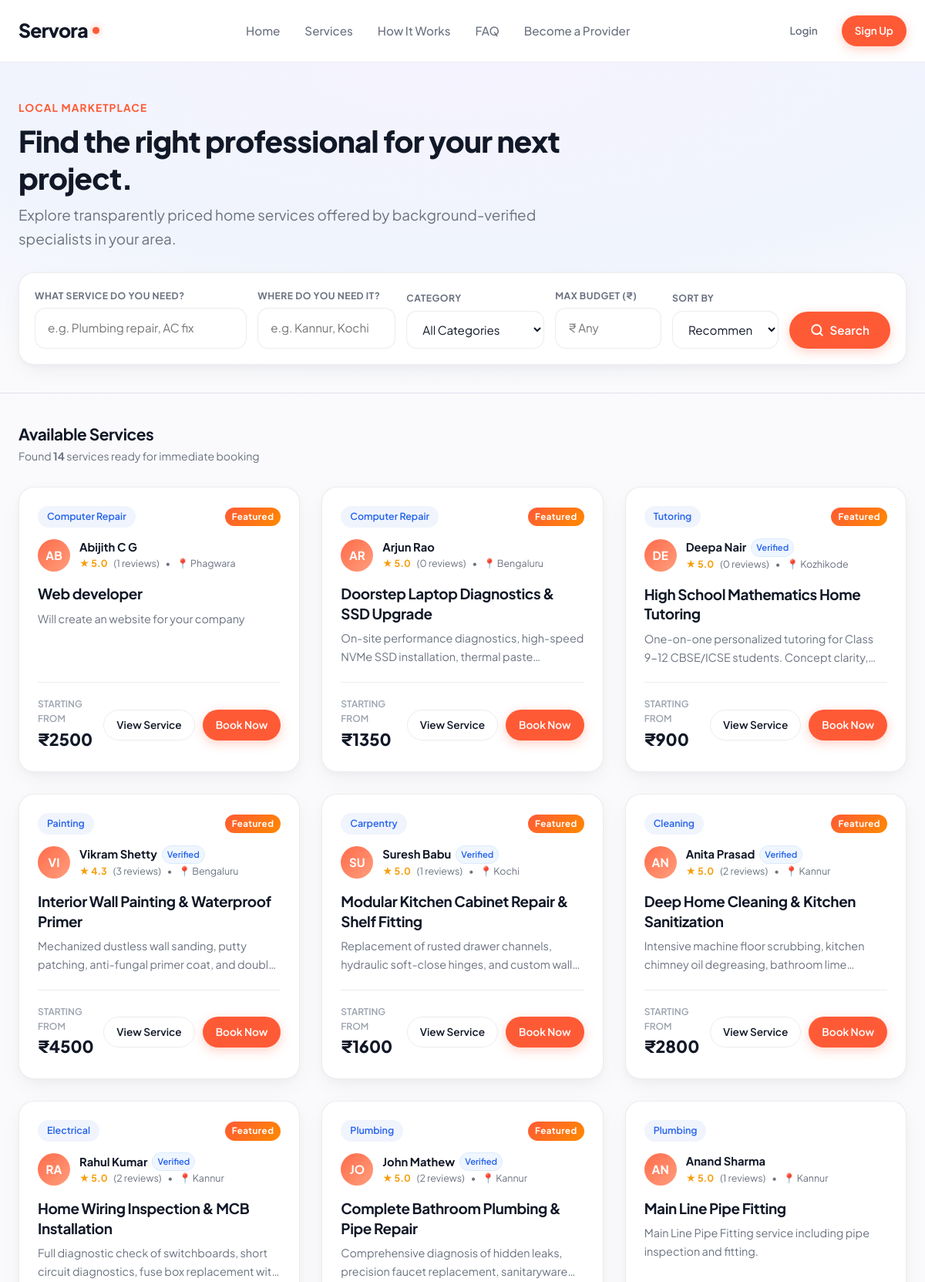
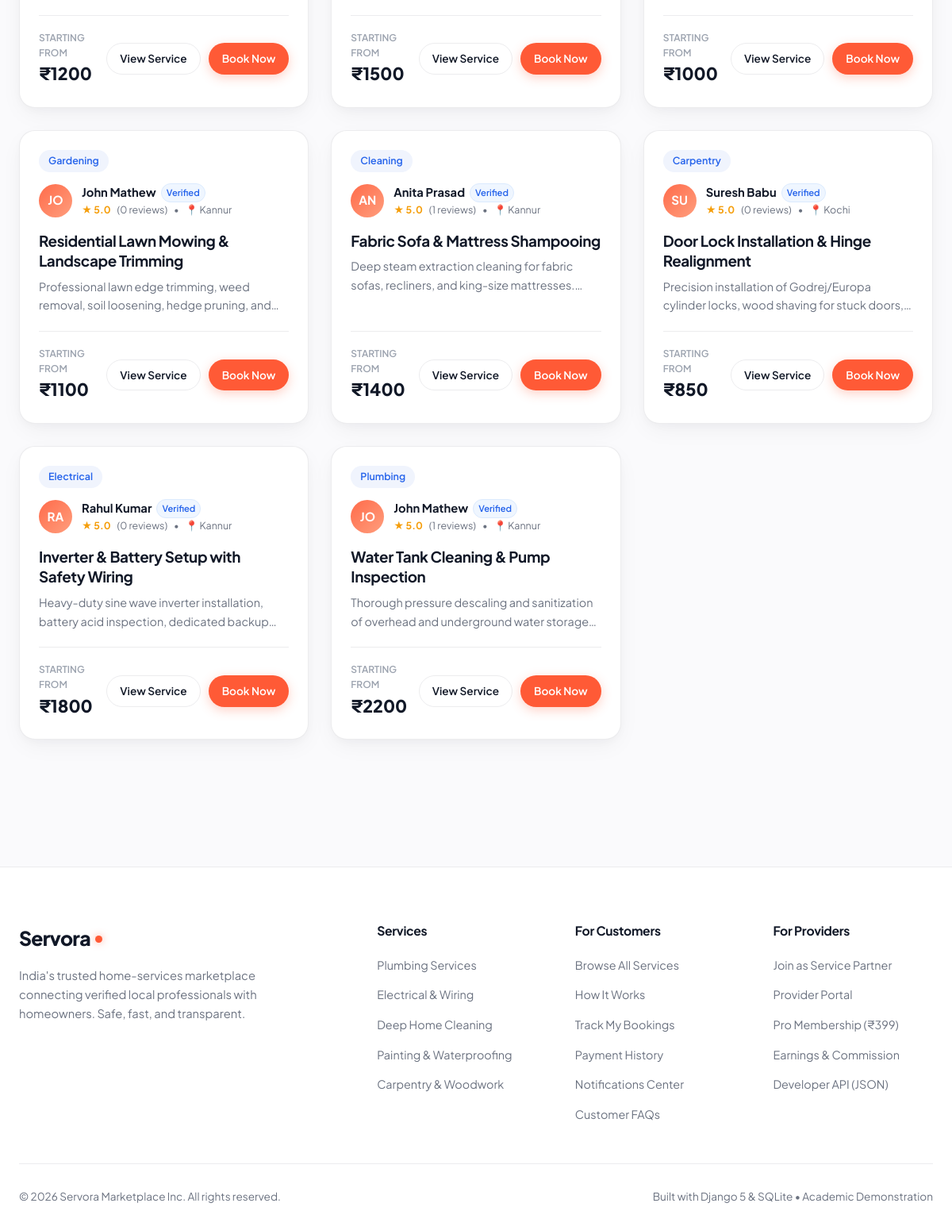
The app's page /search/ with its own data (2 pictures, top to bottom).
### services/models.py (models this page shows, shortened)
class Service(models.Model):
    provider = models.ForeignKey(UserProfile, on_delete=models.CASCADE, related_name='services')
    category = models.ForeignKey(Category, on_delete=models.CASCADE, related_name='services')
    title = models.CharField(max_length=200)
    slug = models.SlugField(max_length=220, unique=True, blank=True)
    description = models.TextField()
    price = models.DecimalField(max_digits=10, decimal_places=2, help_text="Starting price in INR (₹)")
    duration_estimate = models.CharField(max_length=100, default='1-2 hours')
    location = models.CharField(max_length=120, default='Kannur')
    image = models.ImageField(upload_to='services/', blank=True, null=True)
    is_active = models.BooleanField(default=True)
    is_featured = models.BooleanField(default=False)
    created_at = models.DateTimeField(auto_now_add=True)
    updated_at = models.DateTimeField(auto_now=True)
    class Meta:
        ordering = ['-is_featured', '-created_at']
    @property
    def average_rating(self):
        reviews = self.reviews.all()
        if reviews.exists():
            return round(sum(r.rating for r in reviews) / reviews.count(), 1)
        return 5.0
    @property
    def reviews_count(self):
        return self.reviews.count()

class Category(models.Model):
    name = models.CharField(max_length=100, unique=True)
    slug = models.SlugField(max_length=120, unique=True, blank=True)
    icon_name = models.CharField(
        max_length=50,
        default='wrench',
        help_text="Icon identifier (e.g. spark, wrench, zap, paint, hammer, leaf)"
    )
    description = models.TextField(blank=True, default='')
    order = models.PositiveIntegerField(default=0)
    class Meta:
        verbose_name_plural = "Categories"
        ordering = ['order', 'name']

class Review(models.Model):
    RATING_CHOICES = [(i, str(i)) for i in range(1, 6)]
    service = models.ForeignKey(Service, on_delete=models.CASCADE, related_name='reviews')
    customer = models.ForeignKey(User, on_delete=models.CASCADE, related_name='customer_reviews')
    booking = models.OneToOneField(Booking, on_delete=models.SET_NULL, null=True, blank=True, related_name='review')
    rating = models.PositiveSmallIntegerField(choices=RATING_CHOICES, default=5)
    comment = models.TextField()
    created_at = models.DateTimeField(auto_now_add=True)
    class Meta:
        ordering = ['-created_at']

### users/models.py (models this page shows, shortened)
class UserProfile(models.Model):
    ROLE_CHOICES = (
        ('customer', 'Customer / Homeowner'),
        ('provider', 'Service Provider / Professional'),
    )
    user = models.OneToOneField(User, on_delete=models.CASCADE, related_name='profile')
    role = models.CharField(max_length=20, choices=ROLE_CHOICES, default='customer')
    phone = models.CharField(max_length=20, blank=True, default='')
    city = models.CharField(max_length=100, blank=True, default='Kannur')
    address = models.TextField(blank=True, default='')
    bio = models.TextField(blank=True, default='')
    is_verified = models.BooleanField(default=False, help_text="Designates whether this provider has been verified.")
    avatar = models.ImageField(upload_to='profiles/', blank=True, null=True)
    PAYOUT_STATUS_CHOICES = (
        ('not_configured', 'Not Configured'),
        ('configured', 'Configured'),
        ('verification_required', 'Verification Required'),
        ('ready', 'Ready for Payout'),
    )
    PAYOUT_PREFERENCE_CHOICES = (
        ('upi', 'UPI Transfer'),
        ('bank', 'Bank Transfer'),
    )
    payout_upi_id = models.CharField(
        max_length=100,
        blank=True,
        default='',
        help_text="Private provider UPI ID for electronic settlement disbursements."
    )
    payout_upi_name = models.CharField(
        max_length=150,
        blank=True,
        default='',
        help_text="Beneficiary name associated with UPI ID."
    )
    payout_preference = models.CharField(
        max_length=30,
        choices=PAYOUT_PREFERENCE_CHOICES,
        default='upi'
    )
    payout_status = models.CharField(
        max_length=30,
        choices=PAYOUT_STATUS_CHOICES,
        default='not_configured'
    )
    created_at = models.DateTimeField(auto_now_add=True)

### services/views.py (the view)
# urls.py: path('search/', views.search_view, name='search'),
def search_view(request):
    return service_list_view(request)

### services/context_processors.py (called while the page is built, shortened)
def notifications_context(request):
    return {
        'unread_notifications_count': 0,
        'recent_notifications': [],
    }

### templates/services/service_list.html (shortened to what this page needs)
{% extends 'base.html' %}
{% load static %}
{% block extra_css %}
  <link rel="stylesheet" href="{% static 'css/customer.css' %}">
{% endblock %}
{% block content %}
<section class="catalog-hero">
  <div class="container">
    <div style="max-width: 720px;">
      <span class="section-subtitle">Local Marketplace</span>
      <h1 class="catalog-title">Find the right professional for your next project.</h1>
      <p class="text-lead">Explore transparently priced home services offered by background-verified specialists in your area.</p>
    </div>
    <div class="filter-bar-card">
      <form action="{% url 'service_list' %}" method="GET" class="filter-grid">
        <div class="filter-item">
          <label class="filter-label" for="search_input">What service do you need?</label>
          <input type="text" id="search_input" name="search" class="form-input" placeholder="e.g. Plumbing repair, AC fix" value="{{ search_query }}">
        </div>
        <div class="filter-item">
          <label class="filter-label" for="loc_input">Where do you need it?</label>
          <input type="text" id="loc_input" name="location" class="form-input" placeholder="e.g. Kannur, Kochi" value="{{ location_filter }}">
        </div>
        <div class="filter-item">
          <label class="filter-label" for="cat_select">Category</label>
          <select id="cat_select" name="category" class="form-select">
            <option value="">All Categories</option>
          </select>
        </div>
        <div class="filter-item">
          <label class="filter-label" for="max_price">Max Budget (₹)</label>
          <input type="number" id="max_price" name="max_price" class="form-input" placeholder="₹ Any" value="{{ max_price }}">
        </div>
        <div class="filter-item">
          <label class="filter-label" for="sort_select">Sort By</label>
          <select id="sort_select" name="sort" class="form-select">
            <option value="recommended" {% if sort_option == 'recommended' %}selected{% endif %}>Recommended</option>
          </select>
        </div>
        <button type="submit" class="btn btn-primary" style="height: 48px; padding: 0 26px;">
          <svg width="18" height="18" viewBox="0 0 24 24" fill="none" stroke="currentColor" stroke-width="2.5" stroke-linecap="round" stroke-linejoin="round">
            <circle cx="11" cy="11" r="8"></circle>
            <line x1="21" y1="21" x2="16.65" y2="16.65"></line>
          </svg>
          <span>Search</span>
        </button>
      </form>
    </div>
  </div>
</section>
<section class="section" style="padding-top: 40px;">
  <div class="container">
    <div class="catalog-results-header">
      <div>
        <h3 style="font-size: 1.3rem; margin-bottom: 4px;">Available Services</h3>
        <p class="text-sm">Found <strong>{{ total_count }}</strong> services ready for immediate booking</p>
      </div>
    </div>
    {% if services %}
      <div class="provider-grid">
        {% for service in services %}
          <div class="service-card card-hover">
            <div class="service-card-body">
              <div class="service-card-badge-row">
                <a href="{% url 'category_services' service.category.name %}" class="badge" style="background: var(--bg-blue-tint); color: #2563EB;">
                  {{ service.category.name }}
                </a>
                {% if service.is_featured %}
                  <span class="badge badge-pro">Featured</span>
                {% endif %}
              </div>
              <div class="service-provider-info">
                <a href="{% url 'provider_profile' service.provider.id %}" style="display: flex; align-items: center; gap: 12px;">
                  <div class="hero-visual-avatar" style="width: 42px; height: 42px; font-size: 0.95rem;">
                    {{ service.provider.user.first_name|default:service.provider.user.username|slice:":2"|upper }}
                  </div>
                  <div>
                    <div style="display: flex; align-items: center; gap: 6px;">
                      <strong style="font-size: 0.92rem; color: var(--brand-dark);">
                        {{ service.provider.user.get_full_name|default:service.provider.user.username }}
                      </strong>
                      {% if service.provider.is_verified %}
                        <span class="badge badge-verified" style="padding: 2px 6px; font-size: 0.7rem;">Verified</span>
                      {% endif %}
                    </div>
                    <div style="display: flex; align-items: center; gap: 8px; font-size: 0.78rem; color: var(--text-secondary);">
                      <span style="color: #F59E0B; font-weight: 700;">★ {{ service.average_rating }}</span>
                      <span>({{ service.reviews_count }} reviews)</span>
                      <span>&bull;</span>
                      <span>📍 {{ service.location }}</span>
                    </div>
                  </div>
                </a>
              </div>
              <h3 class="service-title">
                <a href="{% url 'service_detail' service.id %}">{{ service.title }}</a>
              </h3>
              <p class="service-desc">{{ service.description }}</p>
              <div class="service-meta">
                <div class="service-price-block">
                  <span class="service-price-label">Starting from</span>
                  <span class="service-price">₹{{ service.price|floatformat:0 }}</span>
                </div>
                <div class="service-card-actions">
                  <a href="{% url 'service_detail' service.id %}" class="btn btn-outline btn-sm">View Service</a>
                  <a href="{% url 'book_service' service.id %}" class="btn btn-primary btn-sm">Book Now</a>
                </div>
              </div>
            </div>
          </div>
        {% endfor %}
      </div>
    {% endif %}
  </div>
</section>
{% endblock %}

### static/css/main.css (style rules this page uses)
:root { --bg-primary: #FFFFFF; --bg-secondary: #FAFAFC; --bg-blue-tint: #F0F4FD; --bg-lavender-tint: #F5F3FF; --bg-cool-gray: #F8FAFC; --text-primary: #111827; --text-secondary: #6B7280; --text-muted: #9CA3AF; --text-inverse: #FFFFFF; --accent-primary: #FF5A36; --accent-hover: #E04826; --accent-subtle: #FFF1EE; --brand-dark: #111827; --brand-dark-hover: #1F2937; --status-success-bg: #ECFDF5; --status-success-text: #059669; --status-warning-bg: #FFFBEB; --status-warning-text: #D97706; --status-info-bg: #EFF6FF; --status-info-text: #2563EB; --status-danger-bg: #FEF2F2; --status-danger-text: #DC2626; --border-subtle: rgba(17, 24, 39, 0.08); --border-strong: rgba(17, 24, 39, 0.16); --shadow-sm: 0 1px 2px 0 rgba(0, 0, 0, 0.05); --shadow-md: 0 4px 6px -1px rgba(0, 0, 0, 0.06), 0 2px 4px -1px rgba(0, 0, 0, 0.04); --shadow-card: 0 10px 30px -4px rgba(17, 24, 39, 0.05), 0 4px 12px -2px rgba(17, 24, 39, 0.03); --shadow-card-hover: 0 20px 35px -5px rgba(17, 24, 39, 0.09), 0 8px 16px -4px rgba(17, 24, 39, 0.04); --shadow-floating: 0 25px 50px -12px rgba(17, 24, 39, 0.15); --radius-sm: 8px; --radius-md: 14px; --radius-lg: 20px; --radius-xl: 26px; --radius-pill: 9999px; --font-main: 'Plus Jakarta Sans', -apple-system, BlinkMacSystemFont, "Segoe UI", Roboto, sans-serif; --transition-fast: all 0.18s cubic-bezier(0.4, 0, 0.2, 1); --transition-smooth: all 0.28s cubic-bezier(0.16, 1, 0.3, 1); }
*, *::before, *::after { box-sizing: border-box; margin: 0; padding: 0; }
html { scroll-behavior: smooth; font-size: 16px; }
body { font-family: var(--font-main); background-color: var(--bg-secondary); color: var(--text-primary); line-height: 1.6; -webkit-font-smoothing: antialiased; -moz-osx-font-smoothing: grayscale; min-height: 100vh; display: flex; flex-direction: column; }
a { color: inherit; text-decoration: none; transition: var(--transition-fast); }
button, input, select, textarea { font: inherit; color: inherit; }
.container { width: 100%; max-width: 1240px; margin-left: auto; margin-right: auto; padding-left: 24px; padding-right: 24px; }
h1, h2, h3, h4, h5, h6 { color: var(--text-primary); font-weight: 700; line-height: 1.25; letter-spacing: -0.02em; }
h1 { font-size: clamp(2.2rem, 4vw, 3.4rem); font-weight: 800; }
h3 { font-size: 1.5rem; }
p { color: var(--text-secondary); line-height: 1.65; }
.text-lead { font-size: 1.18rem; color: var(--text-secondary); font-weight: 400; }
.text-sm { font-size: 0.88rem; }
.btn { display: inline-flex; align-items: center; justify-content: center; gap: 8px; padding: 12px 24px; border-radius: var(--radius-pill); font-weight: 600; font-size: 0.95rem; cursor: pointer; border: 1px solid transparent; transition: var(--transition-smooth); white-space: nowrap; }
.btn-primary { background-color: var(--accent-primary); color: var(--text-inverse); box-shadow: 0 4px 14px rgba(255, 90, 54, 0.28); }
.btn-outline { background-color: transparent; border-color: var(--border-subtle); color: var(--text-primary); }
.btn-sm { padding: 8px 16px; font-size: 0.85rem; border-radius: var(--radius-pill); }
.badge { display: inline-flex; align-items: center; gap: 5px; padding: 4px 12px; border-radius: var(--radius-pill); font-size: 0.78rem; font-weight: 600; text-transform: capitalize; }
.badge-verified { background: #EFF6FF; color: #2563EB; border: 1px solid #DBEAFE; }
.badge-pro { background: linear-gradient(135deg, #FF5A36 0%, #FF8A00 100%); color: #FFFFFF; font-weight: 700; letter-spacing: 0.04em; padding: 3px 9px; font-size: 0.72rem; }
.form-input, .form-select, .form-textarea { width: 100%; padding: 13px 16px; border-radius: var(--radius-md); border: 1px solid var(--border-subtle); background: #FFFFFF; color: var(--text-primary); font-size: 0.95rem; outline: none; transition: var(--transition-smooth); }

### records on screen
Service: category.name "Computer Repair", is_featured "Featured", provider.user.first_name "AB", provider.user.get_full_name "Abijith C G", average_rating "5.0", reviews_count "1", location "Phagwara", title "Web developer", description "Will create an website for your company", price "2500"
Service: category.name "Computer Repair", is_featured "Featured", provider.user.first_name "AR", provider.user.get_full_name "Arjun Rao", average_rating "5.0", reviews_count "0", location "Bengaluru", title "Doorstep Laptop Diagnostics & SSD Upgrade", description "On-site performance diagnostics, high-speed NVMe SSD installation, thermal…", price "1350"
Service: category.name "Tutoring", is_featured "Featured", provider.user.first_name "DE", provider.user.get_full_name "Deepa Nair", shows "Verified", average_rating "5.0", reviews_count "0", location "Kozhikode", title "High School Mathematics Home Tutoring", description "One-on-one personalized tutoring for Class 9-12 CBSE/ICSE students. Concept…", price "900"
Service: category.name "Painting", is_featured "Featured", provider.user.first_name "VI", provider.user.get_full_name "Vikram Shetty", shows "Verified", average_rating "4.3", reviews_count "3", location "Bengaluru", title "Interior Wall Painting & Waterproof Primer", description "Mechanized dustless wall sanding, putty patching, anti-fungal primer coat, and…", price "4500"
Service: category.name "Carpentry", is_featured "Featured", provider.user.first_name "SU", provider.user.get_full_name "Suresh Babu", shows "Verified", average_rating "5.0", reviews_count "1", location "Kochi", title "Modular Kitchen Cabinet Repair & Shelf Fitting", description "Replacement of rusted drawer channels, hydraulic soft-close hinges, and custom…", price "1600"
Service: category.name "Cleaning", is_featured "Featured", provider.user.first_name "AN", provider.user.get_full_name "Anita Prasad", shows "Verified", average_rating "5.0", reviews_count "2", location "Kannur", title "Deep Home Cleaning & Kitchen Sanitization", description "Intensive machine floor scrubbing, kitchen chimney oil degreasing, bathroom…", price "2800"
Service: category.name "Electrical", is_featured "Featured", provider.user.first_name "RA", provider.user.get_full_name "Rahul Kumar", shows "Verified", average_rating "5.0", reviews_count "2", location "Kannur", title "Home Wiring Inspection & MCB Installation", description "Full diagnostic check of switchboards, short circuit diagnostics, fuse box replacement…", price "1200"
Service: category.name "Plumbing", is_featured "Featured", provider.user.first_name "JO", provider.user.get_full_name "John Mathew", shows "Verified", average_rating "5.0", reviews_count "2", location "Kannur", title "Complete Bathroom Plumbing & Pipe Repair", description "Comprehensive diagnosis of hidden leaks, precision faucet replacement,…", price "1500"
Service: category.name "Plumbing", provider.user.first_name "AN", provider.user.get_full_name "Anand Sharma", average_rating "5.0", reviews_count "1", location "Kannur", title "Main Line Pipe Fitting", description "Main Line Pipe Fitting service including pipe inspection and fitting.", price "1000"
Service: category.name "Gardening", provider.user.first_name "JO", provider.user.get_full_name "John Mathew", shows "Verified", average_rating "5.0", reviews_count "0", location "Kannur", title "Residential Lawn Mowing & Landscape Trimming", description "Professional lawn edge trimming, weed removal, soil loosening, hedge pruning,…", price "1100"
Service: category.name "Cleaning", provider.user.first_name "AN", provider.user.get_full_name "Anita Prasad", shows "Verified", average_rating "5.0", reviews_count "1", location "Kannur", title "Fabric Sofa & Mattress Shampooing", description "Deep steam extraction cleaning for fabric sofas, recliners, and king-size…", price "1400"
Service: category.name "Carpentry", provider.user.first_name "SU", provider.user.get_full_name "Suresh Babu", shows "Verified", average_rating "5.0", reviews_count "0", location "Kochi", title "Door Lock Installation & Hinge Realignment", description "Precision installation of Godrej/Europa cylinder locks, wood shaving for stuck…", price "850"
Service: category.name "Electrical", provider.user.first_name "RA", provider.user.get_full_name "Rahul Kumar", shows "Verified", average_rating "5.0", reviews_count "0", location "Kannur", title "Inverter & Battery Setup with Safety Wiring", description "Heavy-duty sine wave inverter installation, battery acid inspection, dedicated…", price "1800"
Service: category.name "Plumbing", provider.user.first_name "JO", provider.user.get_full_name "John Mathew", shows "Verified", average_rating "5.0", reviews_count "1", location "Kannur", title "Water Tank Cleaning & Pump Inspection", description "Thorough pressure descaling and sanitization of overhead and underground water…", price "2200"

### other values on screen
{{ total_count }} "14"
